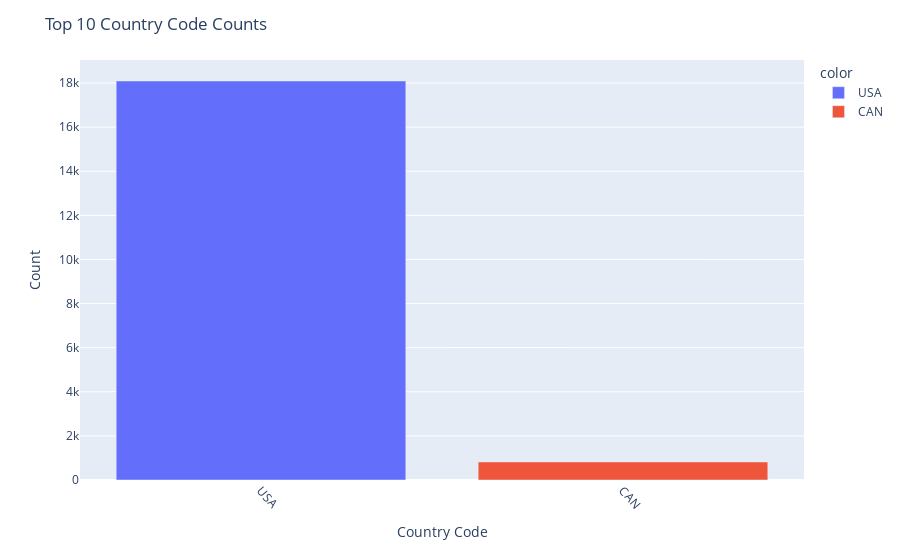

Notebook code cell kept with this figure:
### Markdown cell above
### 3. What are the Top 10 Country Code Counts?

### Code cell
# Get the value counts for the "country_code" column
country_counts = data["country_code"].value_counts()[:10]

# Create a bar plot using Plotly with different colors
fig = px.bar(x=country_counts.index, y=country_counts.values, color=country_counts.index)

# Set the plot title and axis labels
fig.update_layout(title="Top 10 Country Code Counts", xaxis_title="Country Code", yaxis_title="Count")

# Rotate x-axis labels for better readability
fig.update_xaxes(tickangle=50)

# Display the plot
fig.show()

### Figure 1 — Plotly figure (JSON) as saved in the notebook; plotly's stock layout.template omitted (floating-point values rounded to 4 significant figures)
{"data": [{"alignmentgroup": "True", "hovertemplate": "color=USA<br>x=%{x}<br>y=%{y}<extra></extra>", "legendgroup": "USA", "marker": {"color": "#636efa", "pattern": {"shape": ""}}, "name": "USA", "offsetgroup": "USA", "orientation": "v", "showlegend": true, "textposition": "auto", "type": "bar", "x": ["USA"], "xaxis": "x", "y": [18092], "yaxis": "y"}, {"alignmentgroup": "True", "hovertemplate": "color=CAN<br>x=%{x}<br>y=%{y}<extra></extra>", "legendgroup": "CAN", "marker": {"color": "#EF553B", "pattern": {"shape": ""}}, "name": "CAN", "offsetgroup": "CAN", "orientation": "v", "showlegend": true, "textposition": "auto", "type": "bar", "x": ["CAN"], "xaxis": "x", "y": [817], "yaxis": "y"}], "layout": {"barmode": "relative", "legend": {"title": {"text": "color"}, "tracegroupgap": 0}, "margin": {"t": 60}, "title": {"text": "Top 10 Country Code Counts"}, "xaxis": {"anchor": "y", "domain": [0, 1], "tickangle": 50, "title": {"text": "Country Code"}}, "yaxis": {"anchor": "x", "domain": [0, 1], "title": {"text": "Count"}}}}
